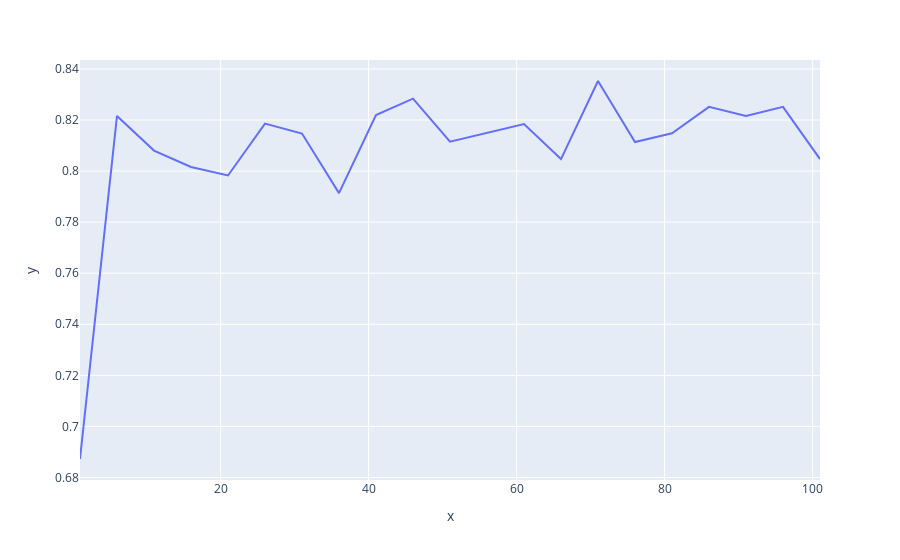

The cell this chart's notebook holds for it:
### Code cell
import plotly.express as px

px.line(x=list(cv_map.keys()), y=list(cv_map.values()))

### Figure 1 — Plotly figure (JSON) as saved in the notebook; plotly's stock layout.template omitted (floating-point values rounded to 4 significant figures)
{"data": [{"hovertemplate": "x=%{x}<br>y=%{y}<extra></extra>", "legendgroup": "", "line": {"color": "#636efa", "dash": "solid"}, "marker": {"symbol": "circle"}, "mode": "lines", "name": "", "orientation": "v", "showlegend": false, "type": "scatter", "x": [1, 6, 11, 16, 21, 26, 31, 36, 41, 46, 51, 56, 61, 66, 71, 76, 81, 86, 91, 96, 101], "xaxis": "x", "y": [0.6872, 0.8216, 0.808, 0.8016, 0.7983, 0.8186, 0.8147, 0.7914, 0.822, 0.8284, 0.8115, 0.8151, 0.8184, 0.8047, 0.8353, 0.8114, 0.8148, 0.8252, 0.8216, 0.8252, 0.8047], "yaxis": "y"}], "layout": {"legend": {"tracegroupgap": 0}, "margin": {"t": 60}, "xaxis": {"anchor": "y", "domain": [0, 1], "title": {"text": "x"}}, "yaxis": {"anchor": "x", "domain": [0, 1], "title": {"text": "y"}}}}
